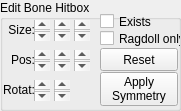
  <widget class="QGroupBox" name="hitboxEdit">
   <property name="geometry">
    <rect>
     <x>10</x>
     <y>1660</y>
     <width>181</width>
     <height>111</height>
    </rect>
   </property>
   <property name="title">
    <string>Edit Bone Hitbox</string>
   </property>
   <widget class="QScrollBar" name="editHbRange">
    <property name="geometry">
     <rect>
      <x>34</x>
      <y>20</y>
      <width>16</width>
      <height>21</height>
     </rect>
    </property>
    <property name="statusTip">
     <string>Thinkness</string>
    </property>
    <property name="orientation">
     <enum>Qt::Vertical</enum>
    </property>
   </widget>
   <widget class="QLabel" name="label_18">
    <property name="geometry">
     <rect>
      <x>-6</x>
      <y>20</y>
      <width>41</width>
      <height>20</height>
     </rect>
    </property>
    <property name="text">
     <string>Size:</string>
    </property>
    <property name="alignment">
     <set>Qt::AlignRight|Qt::AlignTrailing|Qt::AlignVCenter</set>
    </property>
   </widget>
   <widget class="QScrollBar" name="editHbLenTop">
    <property name="geometry">
     <rect>
      <x>54</x>
      <y>20</y>
      <width>16</width>
      <height>21</height>
     </rect>
    </property>
    <property name="statusTip">
     <string>Elnongate from top</string>
    </property>
    <property name="orientation">
     <enum>Qt::Vertical</enum>
    </property>
   </widget>
   <widget class="QScrollBar" name="editHbLenBot">
    <property name="geometry">
     <rect>
      <x>74</x>
      <y>20</y>
      <width>16</width>
      <height>21</height>
     </rect>
    </property>
    <property name="statusTip">
     <string>Elongate from bottom</string>
    </property>
    <property name="orientation">
     <enum>Qt::Vertical</enum>
    </property>
   </widget>
   <widget class="QScrollBar" name="editHbPosX">
    <property name="geometry">
     <rect>
      <x>34</x>
      <y>50</y>
      <width>16</width>
      <height>21</height>
     </rect>
    </property>
    <property name="statusTip">
     <string>Move front/back</string>
    </property>
    <property name="orientation">
     <enum>Qt::Vertical</enum>
    </property>
   </widget>
   <widget class="QScrollBar" name="editHbPosY">
    <property name="geometry">
     <rect>
      <x>54</x>
      <y>50</y>
      <width>16</width>
      <height>21</height>
     </rect>
    </property>
    <property name="statusTip">
     <string>Move left/right</string>
    </property>
    <property name="orientation">
     <enum>Qt::Vertical</enum>
    </property>
   </widget>
   <widget class="QScrollBar" name="editHbPosZ">
    <property name="geometry">
     <rect>
      <x>74</x>
      <y>50</y>
      <width>16</width>
      <height>21</height>
     </rect>
    </property>
    <property name="statusTip">
     <string>Move near/far</string>
    </property>
    <property name="orientation">
     <enum>Qt::Vertical</enum>
    </property>
   </widget>
   <widget class="QScrollBar" name="editHbRotAlpha">
    <property name="geometry">
     <rect>
      <x>34</x>
      <y>80</y>
      <width>16</width>
      <height>21</height>
     </rect>
    </property>
    <property name="statusTip">
     <string>Pitch</string>
    </property>
    <property name="orientation">
     <enum>Qt::Vertical</enum>
    </property>
   </widget>
   <widget class="QScrollBar" name="editHbRotBeta">
    <property name="geometry">
     <rect>
      <x>54</x>
      <y>80</y>
      <width>16</width>
      <height>21</height>
     </rect>
    </property>
    <property name="statusTip">
     <string>Yaw</string>
    </property>
    <property name="orientation">
     <enum>Qt::Vertical</enum>
    </property>
   </widget>
   <widget class="QLabel" name="label_19">
    <property name="geometry">
     <rect>
      <x>-6</x>
      <y>50</y>
      <width>41</width>
      <height>20</height>
     </rect>
    </property>
    <property name="text">
     <string>Pos:</string>
    </property>
    <property name="alignment">
     <set>Qt::AlignRight|Qt::AlignTrailing|Qt::AlignVCenter</set>
    </property>
   </widget>
   <widget class="QLabel" name="label_29">
    <property name="geometry">
     <rect>
      <x>-6</x>
      <y>80</y>
      <width>41</width>
      <height>20</height>
     </rect>
    </property>
    <property name="text">
     <string>Rotat:</string>
    </property>
    <property name="alignment">
     <set>Qt::AlignRight|Qt::AlignTrailing|Qt::AlignVCenter</set>
    </property>
   </widget>
   <widget class="QCheckBox" name="editHbActive">
    <property name="geometry">
     <rect>
      <x>100</x>
      <y>10</y>
      <width>61</width>
      <height>23</height>
     </rect>
    </property>
    <property name="statusTip">
     <string>Does current bone use a Hit-box?</string>
    </property>
    <property name="text">
     <string>Exists</string>
    </property>
   </widget>
   <widget class="QPushButton" name="editHitBoxReset">
    <property name="geometry">
     <rect>
      <x>100</x>
      <y>48</y>
      <width>78</width>
      <height>23</height>
     </rect>
    </property>
    <property name="statusTip">
     <string>Reset hitbox near to bone</string>
    </property>
    <property name="text">
     <string>Reset</string>
    </property>
   </widget>
   <widget class="QPushButton" name="editHitBoxSymmetric">
    <property name="geometry">
     <rect>
      <x>100</x>
      <y>72</y>
      <width>78</width>
      <height>34</height>
     </rect>
    </property>
    <property name="statusTip">
     <string>Enforce symmetry for this hitbox</string>
    </property>
    <property name="text">
     <string>Apply
Symmetry</string>
    </property>
   </widget>
   <widget class="QCheckBox" name="editHbRagdollOnly">
    <property name="geometry">
     <rect>
      <x>100</x>
      <y>27</y>
      <width>81</width>
      <height>23</height>
     </rect>
    </property>
    <property name="statusTip">
     <string>Capsule used only for ragdoll, or also as a hitobx? (warband only)</string>
    </property>
    <property name="text">
     <string>Ragdoll only</string>
    </property>
   </widget>
  </widget>
